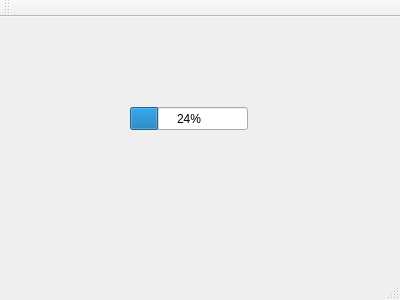
<?xml version="1.0" encoding="UTF-8"?>
<ui version="4.0">
 <class>MainWindow</class>
 <widget class="QMainWindow" name="MainWindow">
  <property name="geometry">
   <rect>
    <x>0</x>
    <y>0</y>
    <width>400</width>
    <height>300</height>
   </rect>
  </property>
  <property name="windowTitle">
   <string>MainWindow</string>
  </property>
  <widget class="QWidget" name="centralWidget">
   <widget class="QProgressBar" name="progressBar">
    <property name="geometry">
     <rect>
      <x>130</x>
      <y>90</y>
      <width>118</width>
      <height>23</height>
     </rect>
    </property>
    <property name="value">
     <number>24</number>
    </property>
   </widget>
  </widget>
  <widget class="QMenuBar" name="menuBar">
   <property name="geometry">
    <rect>
     <x>0</x>
     <y>0</y>
     <width>400</width>
     <height>22</height>
    </rect>
   </property>
  </widget>
  <widget class="QToolBar" name="mainToolBar">
   <attribute name="toolBarArea">
    <enum>TopToolBarArea</enum>
   </attribute>
   <attribute name="toolBarBreak">
    <bool>false</bool>
   </attribute>
  </widget>
  <widget class="QStatusBar" name="statusBar"/>
 </widget>
 <layoutdefault spacing="6" margin="11"/>
 <resources/>
 <connections/>
</ui>
